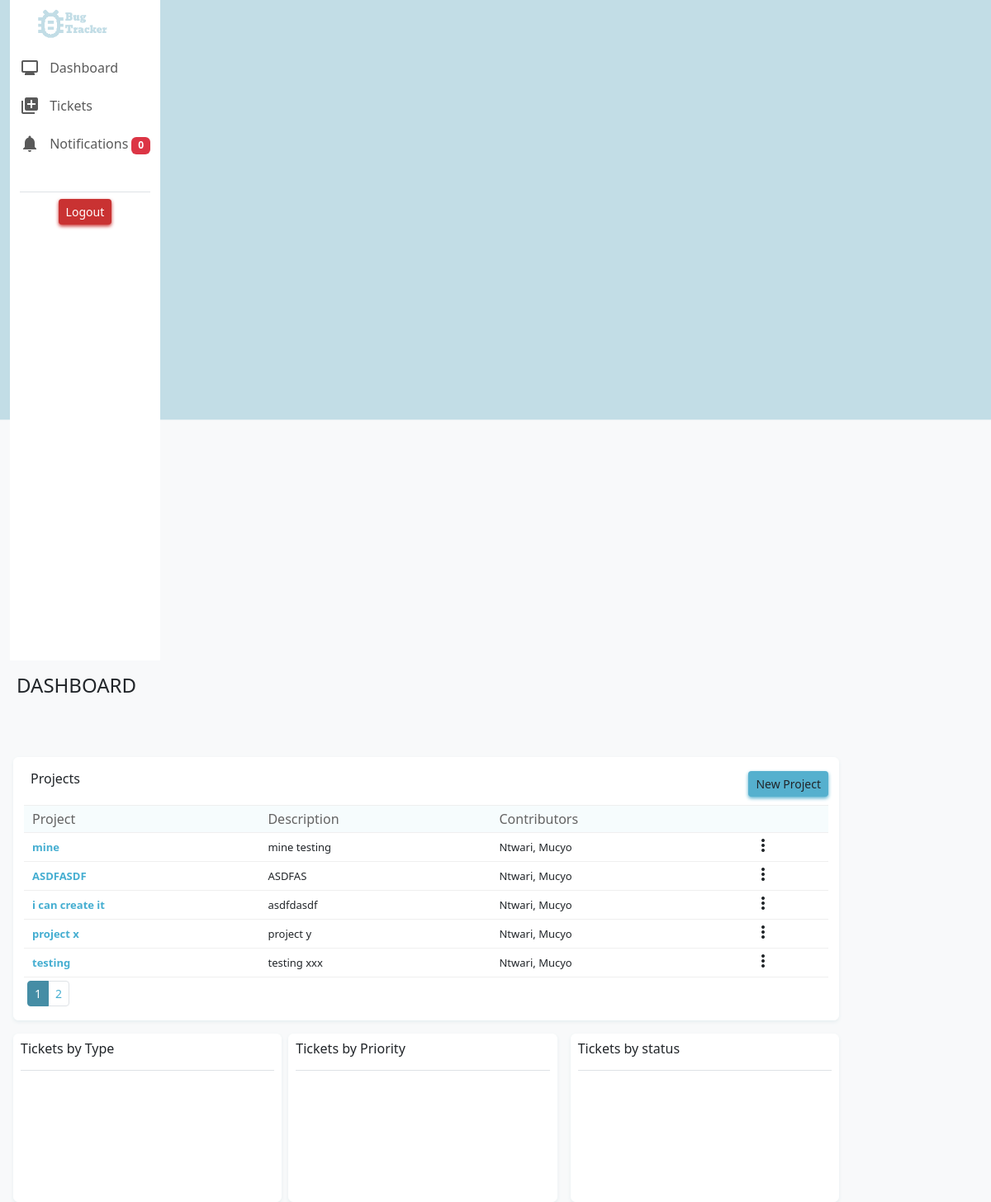
Page / (signed in) on the earlier database version.
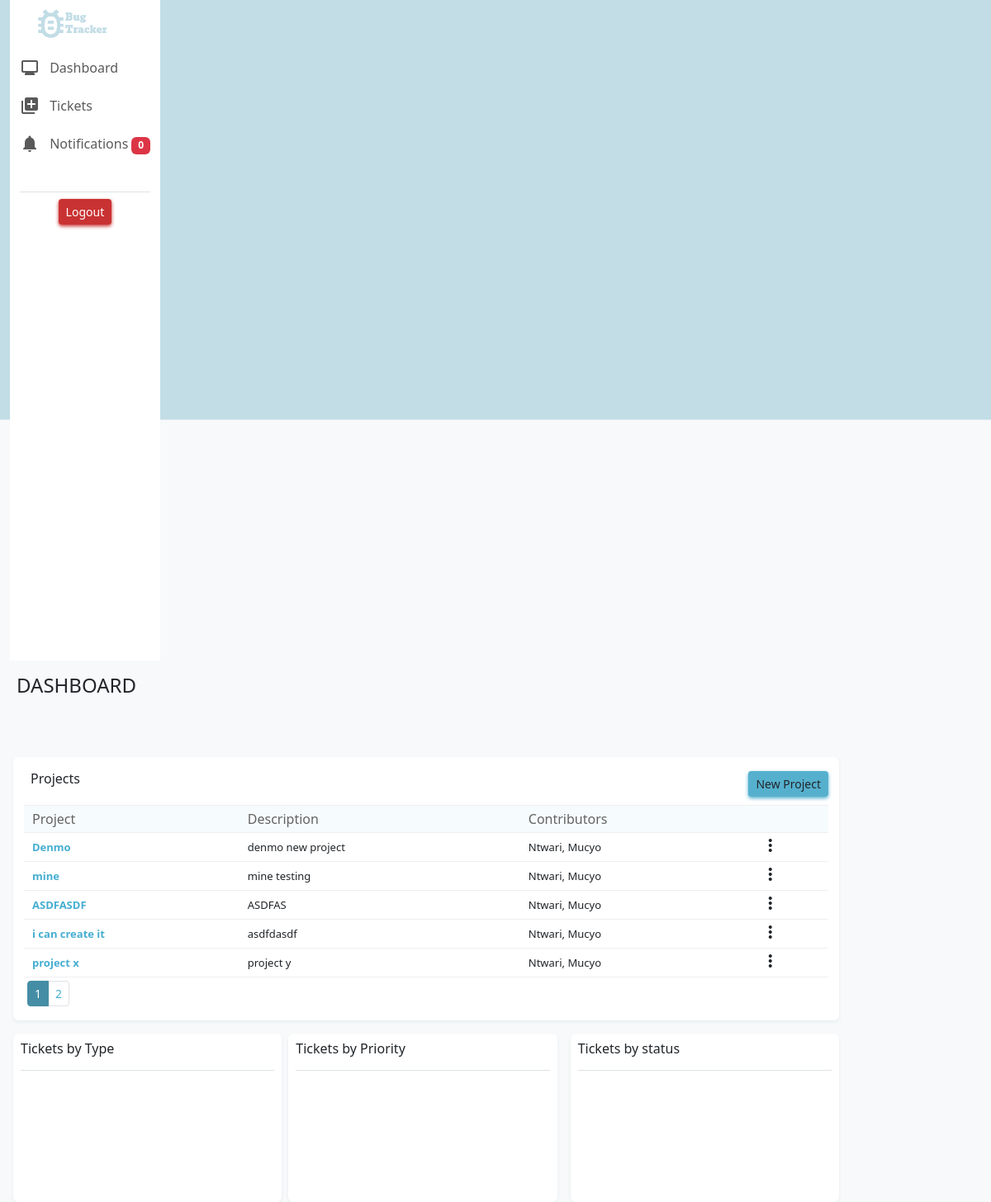
Same page on the later database version.
### bug_tracker/models.py (models this page shows, shortened)
class Project(models.Model):
    project_name = models.CharField(max_length=255)
    project_description = models.TextField()
    team_members = models.ManyToManyField(CustomUser)
    project_creator = models.ForeignKey(CustomUser, on_delete=models.CASCADE, related_name='created_projects', null=True)

class CustomUser(AbstractUser):
    first_name = models.CharField(max_length=150)
    last_name = models.CharField(max_length=150)
    phone_number = models.CharField(max_length=20,blank=False, null=False)
    def __str__(self):
        return self.username

### bug_tracker/views.py (the view)
# urls.py: path("", views.index, name="index"),
@login_required(login_url='layout')
def index(request):
    if request.method == 'GET':
        users = CustomUser.objects.all()
        projects = Project.objects.all().order_by("-id")
        group_names = request.user.groups.values_list('name', flat=True)
        paginator = Paginator(projects, 5)  # Display 5 projects per page
        page_number = request.GET.get('page')
        page_obj = paginator.get_page(page_number)
        return render(request, "bug_tracker/index.html", {
            "users": users,
            "projects": projects,
            "project_list": page_obj,
            "page_range": paginator.page_range,
            "page_number": page_obj.number,
            "group_names": group_names
        })

### bug_tracker/context_processors.py (called while the page is built)
def my_context_processor(request):
    new_count = 0
    if request.user.is_authenticated:
        notifications = Notification.objects.filter(user=request.user)
        now = timezone.now()
        threshold = now - timedelta(seconds=60)
        today_notifications = notifications.filter(created_at__gte=threshold)
        new_count = today_notifications.count()
    return {
        'new_count': new_count
    }

### bug_tracker/templates/bug_tracker/index.html (shortened to what this page needs)
{% extends "bug_tracker/layout.html" %}
{% load static %}
{% block content %}
<div class="col-sm-10">
    <div class="pt-3 ps-2 h4 pb-3"> DASHBOARD</div>
      <div class="row">
      <div class="col-sm-12 bg-light2 border-charts mt-5 ms-3 rounded">
          <div class="d-flex justify-content-between">
              <div class="h6 pt-3 ps-2"> Projects {{ proect_id }}</div>
              {% if 'Project_Manager' in group_names %}
              <div class="pt-3"><button type="button" class="btn btn-color2 btn-color2-shadow btn-sm" data-bs-toggle="modal" data-bs-target="#myModal">New Project</button></div>
              {% endif %}
          </div>
          <div>
              <table class="table-responsive table-hover">
                  <thead>
                    <tr>
                      <th>Project</th>
                      <th>Description</th>
                      <th>Contributors</th>
                      <th></th>
                    </tr>
                  </thead>
                  <tbody>
                    {% for project in project_list %}
                      <tr>
                        <td class="text-color5 size1"><b><a class="text-color5 size1 x" href="{% url 'project_view' project.id %}">{{ project.project_name }}</a></b></td>
                        <td class="truncate size1">{{ project.project_description }}</td>
                        <td class="truncate size1">{{ project.team_members.all|join:", " }}</td>
                        <td>
                          {% if project.project_creator == request.user %}
                          <div class="dropdown">
                            <i class="material-icons more-vert-icon4" id="dropdownMenuButton{{ project.id }}" data-bs-toggle="dropdown" aria-haspopup="true" aria-expanded="false" data-project-id="{{ project.id }}">more_vert</i>
                          </div>
                          {% endif %}
                        </td>
                      </tr>
                    {% endfor %}
                  </tbody>
                </table>
                <div>
                  <nav aria-label="...">
                    <ul class="pagination pagination-sm pt-1 ps-1">
                      {% for page in page_range %}
                      <li class="page-item text-color5 {%  if page_number == page %} active {% endif %}">
                        <a class="page-link text-color5 {%  if page_number == page %} active {% endif %}" href="?page={{ page }}" tabindex="-1">{{ page }}</a>
                      </li>
                      {% endfor %}
                    </ul>
                  </nav>
                </div>
          </div>
      </div>
    </div>
    <div class="row pt-3">
      <div class="container-fluid ms-1 d-flex">
      <div class="col-sm-4 transform border-charts rounded bg-charts">
        <div>
          <div class="p-2 h6">Tickets by Type</div>
          <div class="border-bottom my-2 mx-2"></div>
           <div class="chart-height" id="chart1">
           </div>
        </div>
      </div>
      <div class="col-sm-4 transform border-charts ms-2 rounded bg-charts">
        <div>
          <div class="p-2 h6">Tickets by Priority</div>
          <div class="border-bottom my-2 mx-2"></div>
          <div class="chart-height" id="chart2">
          </div>
        </div>
      </div>
      <div class="col-sm-4 transform border-charts ms-3 rounded bg-charts">
        <div>
          <div class="p-2 h6">Tickets by status</div>
          <div class="border-bottom my-2 mx-2"></div>
          <div class="chart-height" id="chart3">
          </div>
        </div>
      </div>
      </div>
    </div>
  </div>
{% endblock %}

Differences in the rows shown:
no longer on this page (row unchanged): Project: project_name "testing", project_description "testing xxx", team_members.all "Ntwari, Mucyo"
added Project: project_name "Denmo", project_description "denmo new project", team_members.all "Ntwari, Mucyo"
